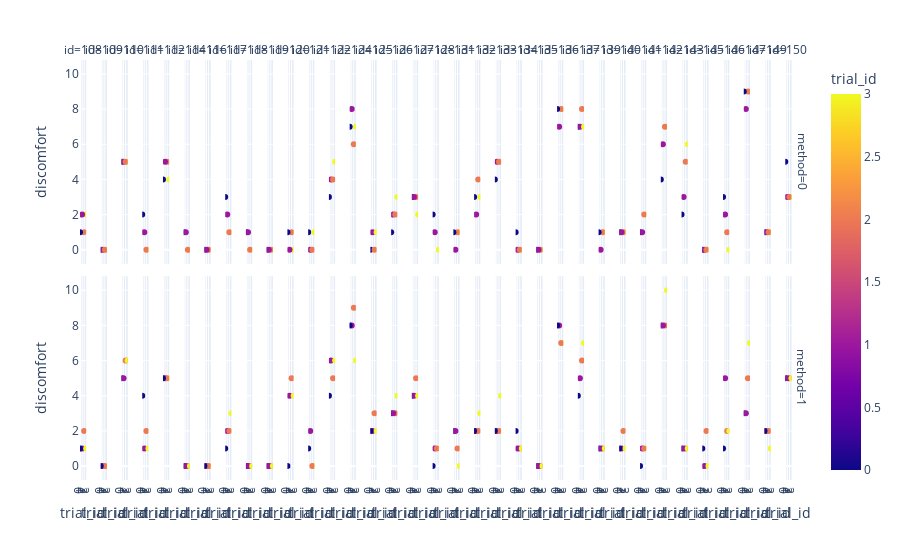

Here is the notebook cell this chart was saved with:
### Code cell
#plot scaled_ipa vs trial_id for each participant and method
fig = px.scatter(mm_nav_data, x='trial_id', y='discomfort', color='trial_id', facet_col='id', facet_row='method')
fig.show()
